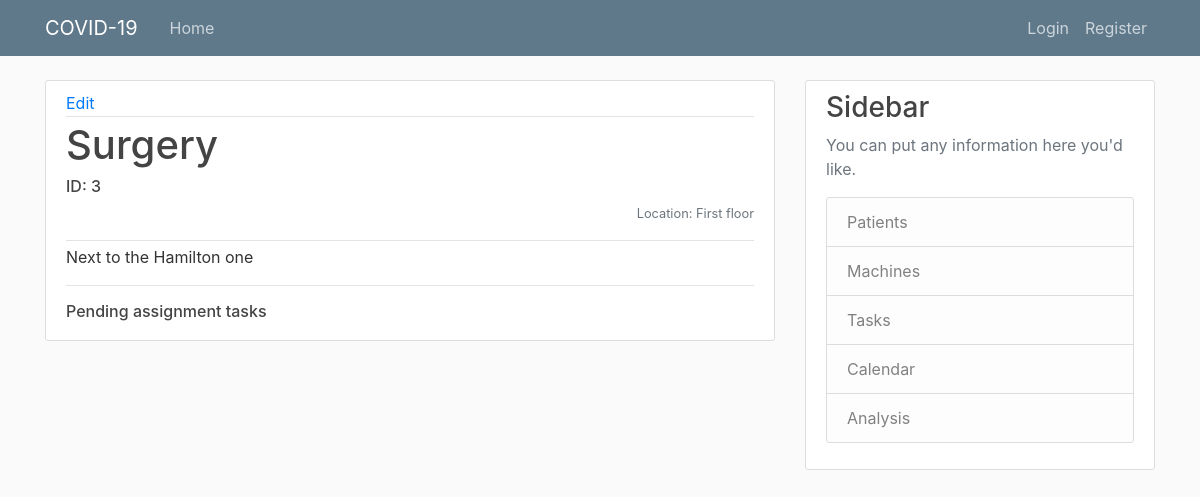
/manager/machine/3/, run on an earlier commit of the app's database.
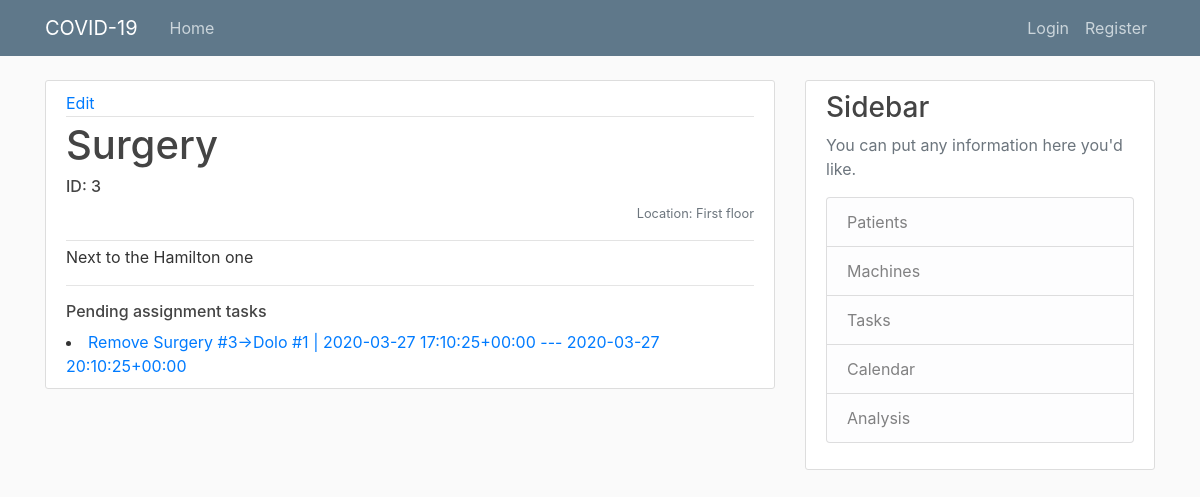
And on a later commit of the database.
### manager/models.py (models this page shows, shortened)
class AssignmetTask(models.Model):
    date = models.DateTimeField('Task by:', default=timezone.now)
    bool_completed = models.BooleanField(default=False)
    patient = models.ForeignKey(Patient, on_delete=models.CASCADE, related_name='machine_assignments')
    machine = models.ForeignKey(Machine, on_delete=models.CASCADE, related_name='machine_assignments')
    start_date = models.DateTimeField('initial date:', default=timezone.now)
    end_date = models.DateTimeField('end date:', default=timezone.now)
    bool_install = models.BooleanField('installed', default=False)
    def __str__(self):
    	return str(self.machine) + '->' + str(self.patient) + ' | ' + str(self.start_date) + ' --- ' + str(self.end_date)

class Machine(models.Model):
    model = models.ForeignKey(MachineType, on_delete=models.CASCADE)
    location = models.CharField(max_length=100)
    description = models.TextField(blank=True)
    patient_pk = models.IntegerField(default=0)
    def __str__(self):
    	return self.model.name + ' #' + str(self.pk)

class MachineType(models.Model):
    name = models.CharField(max_length=100)
    description = models.TextField(blank=True)
    def __str__(self):
    	return self.name

class Patient(models.Model):
    name = models.CharField(max_length=100)
    SEVERITY = (
    	(0, 'Healed'),
        (1, 'Low'),
    	(2, 'Moderate'),
    	(3, 'Medium'),
    	(4, 'High'),
    	(5, 'Very High'),
    	(6, 'Dead'),
    )
    severity = models.IntegerField(default=1, choices=SEVERITY)
    admission_date = models.DateTimeField('Admission date: ', default=timezone.now)
    description = models.TextField(blank=True)
    machine_pk = models.IntegerField(default=0)
    history_severity_x = models.TextField(blank=True)
    history_severity_y = models.TextField(blank=True)
    history_machine_x = models.TextField(blank=True)
    history_machine_y = models.TextField(blank=True)
    def __str__(self):
    	return self.name + ' #' + str(self.pk)

### manager/views.py (the view)
# urls.py: path('machine/<int:pk>/', views.machine, name='machine'),
def machine(request, pk):
    try:
        machine = Machine.objects.get(pk=pk)
    except Machine.DoesNotExist:
        raise Http404("Machine not found")
    return render(request, 'machine.html', {'machine': machine, 'tasks': functions.get_assignment_tasks_machine(machine)})

### manager/functions.py (called while the page is built)
def get_assignment_tasks_machine(machine):
    return AssignmetTask.objects.filter(machine=machine).filter(bool_completed=False)

### manager/templates/machine.html
{% extends "base.html" %}
{% block content %}
	<article class="media content-section">
	  <div class="media-body">
			<div class="article-metadata">
				<a href="{% url 'machine-update' machine.pk %}">Edit</a>
			</div>
			<div class="article-metadata">
				<h1>{{ machine.model }}</h1>
				<small class="text-muted">
					<h6>ID: {{ machine.id }}</h6>
					<p align="right">Location: {{machine.location}}</p>
				</small>
			</div>
			<p class="article-content">{{ machine.description }}</p>
			<hr>
			<h6>Pending assignment tasks</h6>
			<div class="">
				{% for task in tasks %}
					{% if task.bool_install == 0 %}
						<li><a href="{% url 'assignment_task' task.pk %}">Install {{ task }}</a></li>
					{% else %}
						<li><a href="{% url 'assignment_task' task.pk %}">Remove {{ task }}</a></li>
					{% endif %}
				{% endfor %}
			</div>
	  </div>
	</article>
{% endblock content %}

What changed in the data, as far as the page shows it:
added AssignmetTask: machine+patient+start_date "Surgery #3->Dolo #1 | 2020-03-27 17:10:25+00:00 --- 2020-03-27 20:10:25+00:00"
